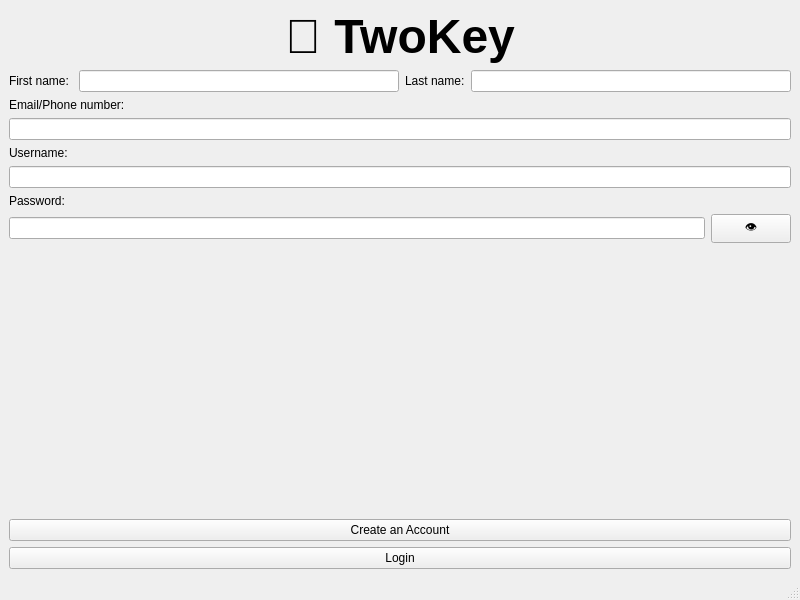
<?xml version="1.0" encoding="UTF-8"?>
<ui version="4.0">
 <class>createaccount</class>
 <widget class="QMainWindow" name="createaccount">
  <property name="geometry">
   <rect>
    <x>0</x>
    <y>0</y>
    <width>800</width>
    <height>600</height>
   </rect>
  </property>
  <property name="windowTitle">
   <string>TwoKey Create Account</string>
  </property>
  <widget class="QWidget" name="centralwidget">
   <layout class="QVBoxLayout" name="verticalLayout">
    <item>
     <widget class="QLabel" name="twokey">
      <property name="text">
       <string>&lt;html&gt;&lt;head/&gt;&lt;body&gt;&lt;p align=&quot;center&quot;&gt;&lt;span style=&quot; font-size:36pt; font-weight:600;&quot;&gt;🔑 TwoKey&lt;/span&gt;&lt;/p&gt;&lt;/body&gt;&lt;/html&gt;</string>
      </property>
     </widget>
    </item>
    <item>
     <layout class="QHBoxLayout" name="horizontalLayout">
      <item>
       <widget class="QLabel" name="firstname_label">
        <property name="text">
         <string>First name: </string>
        </property>
       </widget>
      </item>
      <item>
       <widget class="QLineEdit" name="firstname"/>
      </item>
      <item>
       <widget class="QLabel" name="lastname_label">
        <property name="text">
         <string>Last name:</string>
        </property>
       </widget>
      </item>
      <item>
       <widget class="QLineEdit" name="lastname"/>
      </item>
     </layout>
    </item>
    <item>
     <widget class="QLabel" name="email_label">
      <property name="text">
       <string>Email/Phone number:</string>
      </property>
     </widget>
    </item>
    <item>
     <widget class="QLineEdit" name="email"/>
    </item>
    <item>
     <widget class="QLabel" name="username_label">
      <property name="text">
       <string>Username: </string>
      </property>
     </widget>
    </item>
    <item>
     <widget class="QLineEdit" name="username"/>
    </item>
    <item>
     <widget class="QLabel" name="password_label">
      <property name="text">
       <string>Password: </string>
      </property>
     </widget>
    </item>
    <item>
     <layout class="QHBoxLayout" name="horizontalLayout_2">
      <item>
       <widget class="QLineEdit" name="password">
        <property name="echoMode">
         <enum>QLineEdit::Password</enum>
        </property>
       </widget>
      </item>
      <item>
       <widget class="QPushButton" name="showpassword_button">
        <property name="text">
         <string>👁</string>
        </property>
       </widget>
      </item>
     </layout>
    </item>
    <item>
     <spacer name="verticalSpacer">
      <property name="orientation">
       <enum>Qt::Vertical</enum>
      </property>
      <property name="sizeHint" stdset="0">
       <size>
        <width>20</width>
        <height>40</height>
       </size>
      </property>
     </spacer>
    </item>
    <item>
     <widget class="QPushButton" name="createaccount_button">
      <property name="text">
       <string>Create an Account</string>
      </property>
     </widget>
    </item>
    <item>
     <widget class="QPushButton" name="login_button">
      <property name="text">
       <string>Login</string>
      </property>
     </widget>
    </item>
   </layout>
  </widget>
  <widget class="QMenuBar" name="menubar">
   <property name="geometry">
    <rect>
     <x>0</x>
     <y>0</y>
     <width>800</width>
     <height>24</height>
    </rect>
   </property>
  </widget>
  <widget class="QStatusBar" name="statusbar"/>
 </widget>
 <resources/>
 <connections/>
</ui>
